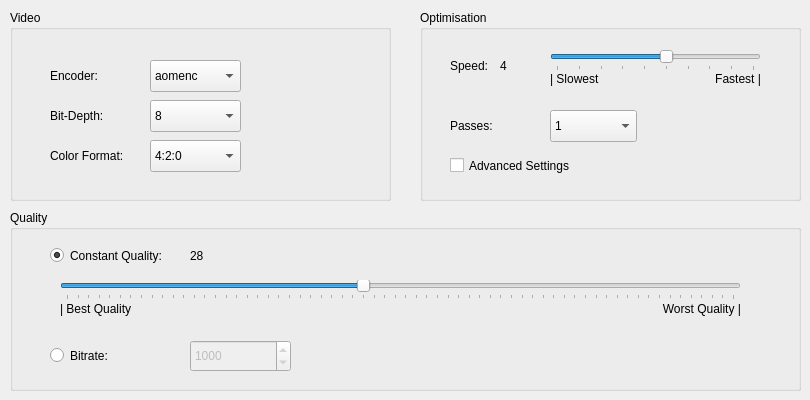
   <widget class="QWidget" name="tab_4">
    <attribute name="title">
     <string>Video</string>
    </attribute>
    <widget class="QGroupBox" name="groupBox_7">
     <property name="geometry">
      <rect>
       <x>10</x>
       <y>10</y>
       <width>381</width>
       <height>191</height>
      </rect>
     </property>
     <property name="title">
      <string>Video</string>
     </property>
     <widget class="QLabel" name="label_5">
      <property name="geometry">
       <rect>
        <x>40</x>
        <y>50</y>
        <width>71</width>
        <height>31</height>
       </rect>
      </property>
      <property name="text">
       <string>Encoder:</string>
      </property>
     </widget>
     <widget class="QComboBox" name="comboBoxEncoder">
      <property name="geometry">
       <rect>
        <x>140</x>
        <y>50</y>
        <width>91</width>
        <height>32</height>
       </rect>
      </property>
      <item>
       <property name="text">
        <string>aomenc</string>
       </property>
      </item>
      <item>
       <property name="text">
        <string>rav1e</string>
       </property>
      </item>
      <item>
       <property name="text">
        <string>svt-av1</string>
       </property>
      </item>
     </widget>
     <widget class="QLabel" name="label_6">
      <property name="geometry">
       <rect>
        <x>40</x>
        <y>90</y>
        <width>71</width>
        <height>31</height>
       </rect>
      </property>
      <property name="text">
       <string>Bit-Depth:</string>
      </property>
     </widget>
     <widget class="QComboBox" name="comboBoxBitDepth">
      <property name="geometry">
       <rect>
        <x>140</x>
        <y>90</y>
        <width>91</width>
        <height>32</height>
       </rect>
      </property>
      <item>
       <property name="text">
        <string>8</string>
       </property>
      </item>
      <item>
       <property name="text">
        <string>10</string>
       </property>
      </item>
      <item>
       <property name="text">
        <string>12</string>
       </property>
      </item>
     </widget>
     <widget class="QLabel" name="label_15">
      <property name="geometry">
       <rect>
        <x>40</x>
        <y>130</y>
        <width>91</width>
        <height>31</height>
       </rect>
      </property>
      <property name="text">
       <string>Color Format:</string>
      </property>
     </widget>
     <widget class="QComboBox" name="comboBoxColorFormat">
      <property name="geometry">
       <rect>
        <x>140</x>
        <y>130</y>
        <width>91</width>
        <height>32</height>
       </rect>
      </property>
      <item>
       <property name="text">
        <string>4:2:0</string>
       </property>
      </item>
      <item>
       <property name="text">
        <string>4:2:2</string>
       </property>
      </item>
      <item>
       <property name="text">
        <string>4:4:4</string>
       </property>
      </item>
     </widget>
    </widget>
    <widget class="QGroupBox" name="groupBox_8">
     <property name="geometry">
      <rect>
       <x>420</x>
       <y>10</y>
       <width>381</width>
       <height>191</height>
      </rect>
     </property>
     <property name="title">
      <string>Optimisation</string>
     </property>
     <widget class="QLabel" name="label_7">
      <property name="geometry">
       <rect>
        <x>30</x>
        <y>40</y>
        <width>71</width>
        <height>31</height>
       </rect>
      </property>
      <property name="text">
       <string>Speed:</string>
      </property>
     </widget>
     <widget class="QSlider" name="horizontalSliderEncoderSpeed">
      <property name="geometry">
       <rect>
        <x>130</x>
        <y>40</y>
        <width>211</width>
        <height>21</height>
       </rect>
      </property>
      <property name="maximum">
       <number>9</number>
      </property>
      <property name="value">
       <number>5</number>
      </property>
      <property name="sliderPosition">
       <number>5</number>
      </property>
      <property name="orientation">
       <enum>Qt::Horizontal</enum>
      </property>
      <property name="tickPosition">
       <enum>QSlider::TicksBelow</enum>
      </property>
      <property name="tickInterval">
       <number>1</number>
      </property>
     </widget>
     <widget class="QLabel" name="label_8">
      <property name="geometry">
       <rect>
        <x>30</x>
        <y>100</y>
        <width>71</width>
        <height>31</height>
       </rect>
      </property>
      <property name="text">
       <string>Passes:</string>
      </property>
     </widget>
     <widget class="QComboBox" name="comboBoxPasses">
      <property name="geometry">
       <rect>
        <x>130</x>
        <y>100</y>
        <width>87</width>
        <height>32</height>
       </rect>
      </property>
      <item>
       <property name="text">
        <string>1</string>
       </property>
      </item>
      <item>
       <property name="text">
        <string>2</string>
       </property>
      </item>
     </widget>
     <widget class="QLabel" name="labelSpeed">
      <property name="geometry">
       <rect>
        <x>80</x>
        <y>40</y>
        <width>41</width>
        <height>31</height>
       </rect>
      </property>
      <property name="text">
       <string>4</string>
      </property>
     </widget>
     <widget class="QLabel" name="label_18">
      <property name="geometry">
       <rect>
        <x>130</x>
        <y>60</y>
        <width>101</width>
        <height>18</height>
       </rect>
      </property>
      <property name="font">
       <font>
        <pointsize>9</pointsize>
       </font>
      </property>
      <property name="text">
       <string>| Slowest</string>
      </property>
     </widget>
     <widget class="QLabel" name="label_19">
      <property name="geometry">
       <rect>
        <x>240</x>
        <y>60</y>
        <width>101</width>
        <height>18</height>
       </rect>
      </property>
      <property name="font">
       <font>
        <pointsize>9</pointsize>
       </font>
      </property>
      <property name="text">
       <string>Fastest |</string>
      </property>
      <property name="alignment">
       <set>Qt::AlignRight|Qt::AlignTrailing|Qt::AlignVCenter</set>
      </property>
     </widget>
     <widget class="QCheckBox" name="checkBoxAdvancedSettings">
      <property name="geometry">
       <rect>
        <x>30</x>
        <y>140</y>
        <width>151</width>
        <height>31</height>
       </rect>
      </property>
      <property name="text">
       <string>Advanced Settings</string>
      </property>
     </widget>
    </widget>
    <widget class="QGroupBox" name="groupBox_9">
     <property name="geometry">
      <rect>
       <x>10</x>
       <y>210</y>
       <width>791</width>
       <height>181</height>
      </rect>
     </property>
     <property name="title">
      <string>Quality</string>
     </property>
     <widget class="QRadioButton" name="radioButtonCQ">
      <property name="geometry">
       <rect>
        <x>40</x>
        <y>30</y>
        <width>141</width>
        <height>31</height>
       </rect>
      </property>
      <property name="text">
       <string>Constant Quality:</string>
      </property>
      <property name="checked">
       <bool>true</bool>
      </property>
     </widget>
     <widget class="QRadioButton" name="radioButtonVBR">
      <property name="geometry">
       <rect>
        <x>40</x>
        <y>130</y>
        <width>101</width>
        <height>31</height>
       </rect>
      </property>
      <property name="text">
       <string>Bitrate:</string>
      </property>
     </widget>
     <widget class="QSlider" name="horizontalSliderQ">
      <property name="geometry">
       <rect>
        <x>50</x>
        <y>70</y>
        <width>681</width>
        <height>20</height>
       </rect>
      </property>
      <property name="maximum">
       <number>63</number>
      </property>
      <property name="value">
       <number>28</number>
      </property>
      <property name="orientation">
       <enum>Qt::Horizontal</enum>
      </property>
      <property name="invertedAppearance">
       <bool>false</bool>
      </property>
      <property name="invertedControls">
       <bool>false</bool>
      </property>
      <property name="tickPosition">
       <enum>QSlider::TicksBelow</enum>
      </property>
      <property name="tickInterval">
       <number>1</number>
      </property>
     </widget>
     <widget class="QSpinBox" name="spinBoxVBR">
      <property name="enabled">
       <bool>false</bool>
      </property>
      <property name="geometry">
       <rect>
        <x>180</x>
        <y>130</y>
        <width>101</width>
        <height>32</height>
       </rect>
      </property>
      <property name="maximum">
       <number>100000</number>
      </property>
      <property name="value">
       <number>1000</number>
      </property>
     </widget>
     <widget class="QLabel" name="labelQ">
      <property name="geometry">
       <rect>
        <x>180</x>
        <y>30</y>
        <width>58</width>
        <height>31</height>
       </rect>
      </property>
      <property name="text">
       <string>28</string>
      </property>
     </widget>
     <widget class="QLabel" name="label_16">
      <property name="geometry">
       <rect>
        <x>50</x>
        <y>90</y>
        <width>101</width>
        <height>18</height>
       </rect>
      </property>
      <property name="font">
       <font>
        <pointsize>9</pointsize>
       </font>
      </property>
      <property name="text">
       <string>| Best Quality</string>
      </property>
     </widget>
     <widget class="QLabel" name="label_17">
      <property name="geometry">
       <rect>
        <x>630</x>
        <y>90</y>
        <width>101</width>
        <height>18</height>
       </rect>
      </property>
      <property name="font">
       <font>
        <pointsize>9</pointsize>
       </font>
      </property>
      <property name="text">
       <string>Worst Quality |</string>
      </property>
      <property name="alignment">
       <set>Qt::AlignRight|Qt::AlignTrailing|Qt::AlignVCenter</set>
      </property>
     </widget>
    </widget>
   </widget>
